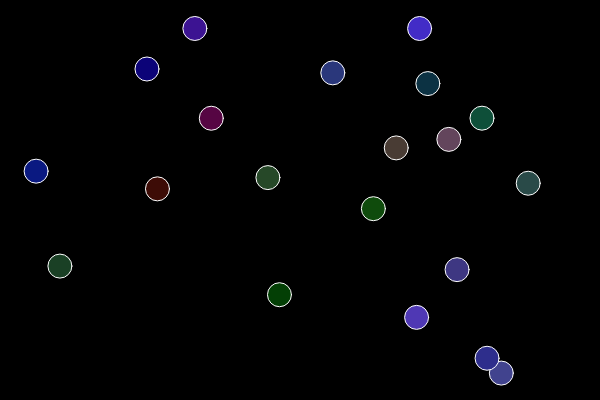
Frame 1 (no input)
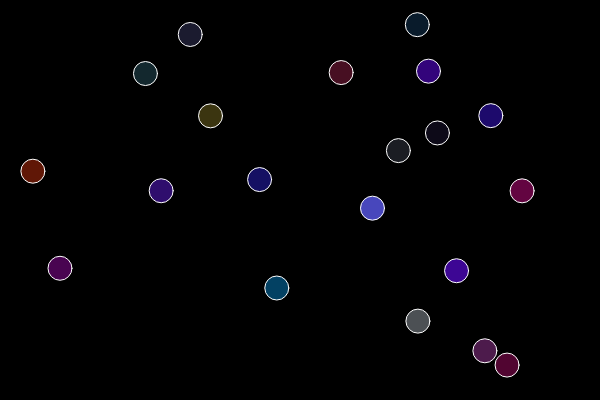
Frame 60 (no input)
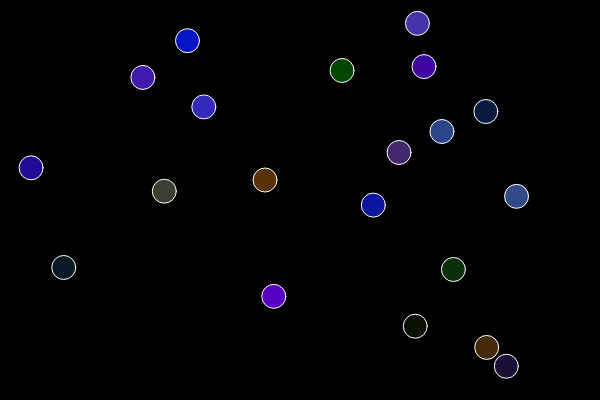
Frame 120 (the mouse pressed at the canvas centre since frame 60)

The p5.js sketch that drew these frames (run headless with seeded random() and noise() and a simulated clock; from frame 60 on, the mouse is pressed at the canvas centre):

// p5.js sketch
// ── sketch.js
var bubbles = [];


function setup() {
    createCanvas(600, 400);
    for (var i = 0; i < 20; i ++){
    bubbles[i] = {
      x: random (0, width),
      y: random (0, height),
      display: function() {
        stroke(255);
        fill(random (100),random (80), random(200));
        ellipse(this.x,this.y, 24, 24);
      },
      move: function() {
        this.x = this.x + random(-1, 1);
        this.y = this.y + random(-1, 1);
      }
    }
  }
}
  
  function draw () {
    background (0);
    for (var i = 0; i < bubbles.length; i ++){
      bubbles[i].move();
      bubbles[i].display();
  }
}
